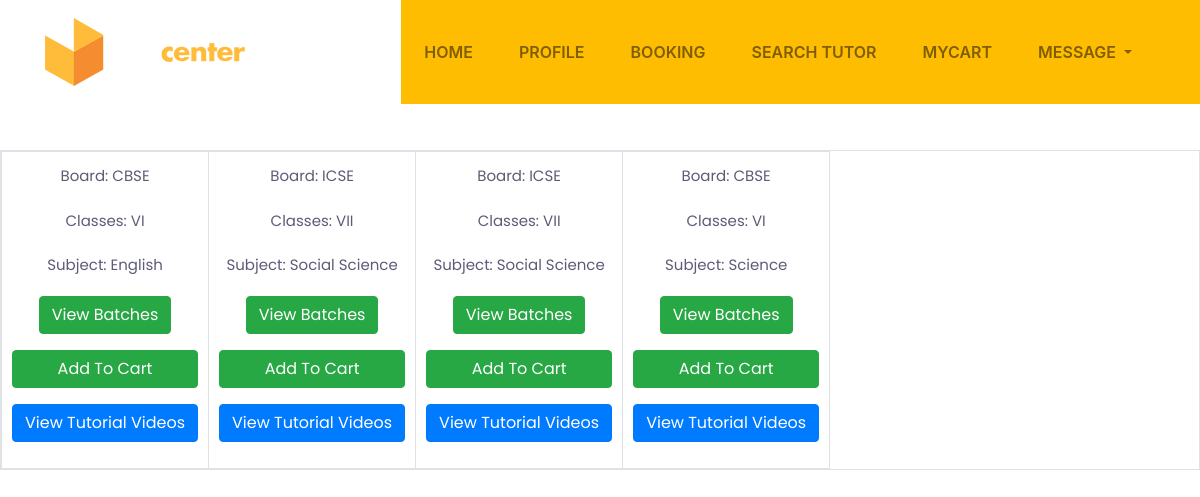
The app's page /project/Parent/viewdetails.php?tid=4 (signed in) with its own data.
### tables this page shows
CREATE TABLE `tbl_tutorsubjects` (
  `tutorsubject_id` int(11) NOT NULL auto_increment,
  `subject_id` varchar(100) NOT NULL,
  `tutor_id` int(11) NOT NULL,
  `subject_rate` varchar(50) NOT NULL,
  PRIMARY KEY  (`tutorsubject_id`)
);

CREATE TABLE `tbl_board` (
  `board_id` int(11) NOT NULL auto_increment,
  `board_name` varchar(50) NOT NULL,
  PRIMARY KEY  (`board_id`)
);

CREATE TABLE `tbl_class` (
  `class_id` int(11) NOT NULL auto_increment,
  `class_name` varchar(50) NOT NULL,
  PRIMARY KEY  (`class_id`)
);

CREATE TABLE `tbl_subject` (
  `subject_id` int(11) NOT NULL auto_increment,
  `subject_name` varchar(50) NOT NULL,
  `class_id` int(11) NOT NULL,
  `board_id` int(11) NOT NULL,
  PRIMARY KEY  (`subject_id`)
);

### project/Parent/viewdetails.php (the view, shortened to what this page needs)
<?php
 include("Header.php");
?>
<!DOCTYPE html PUBLIC "-//W3C//DTD XHTML 1.0 Transitional//EN" "http://www.w3.org/TR/xhtml1/DTD/xhtml1-transitional.dtd">
<html xmlns="http://www.w3.org/1999/xhtml">
<head>
<link rel="stylesheet" href="https://maxcdn.bootstrapcdn.com/bootstrap/4.5.2/css/bootstrap.min.css">
</head>
<body>
<table class="table table-bordered table-responsive" align="center" style="margin-top:150px;">
    <tr>
        <?php
        $selQry = "select * from tbl_tutorsubjects ts inner join tbl_subject s on ts.subject_id=s.subject_id inner join tbl_board b on s.board_id=b.board_id inner join tbl_class c on s.class_id=c.class_id  where ts.tutor_id=" . $_GET['tid'] . "";
        $data = mysql_query($selQry);
        while ($row = mysql_fetch_array($data)) {
        ?>
            <td class="text-center border" style="margin: 22px; padding: 10px;font-family:'Times New Roman', Times, serif;">
                <p>Board: <?php echo $row["board_name"]; ?></p>
                <p>Classes: <?php echo $row["class_name"]; ?></p>
                <p>Subject: <?php echo $row["subject_name"]; ?></p>
                <p><a href="viewbatchdetails.php?vid=<?php echo $row["tutorsubject_id"] ?>" class="btn btn-success">view batches</a></p>
                <p><a href="javascript:void(0)" onclick="addCart('<?php echo $row["tutorsubject_id"]; ?>')" class="btn btn-success btn-block">Add to Cart</a></p>
                <p><a href="viewtutorvideos.php?sub=<?php echo $row["subject_id"] ?>&tid=<?php echo $row["tutor_id"] ?>" class="btn btn-primary">View Tutorial Videos</a></p>
            </td>
        <?php
        }
        ?>
    </tr>
</table>
<p>&nbsp;</p>
</body>
</html>

### project/assets/Template/Main/css/style.css (style rules this page uses)
body { line-height: 1.2; font-family: "Poppins", sans-serif; -webkit-font-smoothing: antialiased; font-size: 15px; color: #5c5c77; }
p, .paragraph { font-weight: 400; color: #5c5c77; font-size: 15px; line-height: 1.9; font-family: "Poppins", sans-serif; }
.btn { font-size: 16px; font-family: "Poppins", sans-serif; text-transform: capitalize; padding: 15px 40px; border-radius: 0; font-weight: 500; border: 0; position: relative; z-index: 1; transition: .2s ease; overflow: hidden; }
.btn::before { position: absolute; content: ""; height: 80%; width: 100%; left: 0; bottom: 10%; z-index: -1; transition: -webkit-transform .2s ease-in-out; transition: transform .2s ease-in-out; transition: transform .2s ease-in-out, -webkit-transform .2s ease-in-out; -webkit-transform-origin: top; transform-origin: top; -webkit-transform: scaleY(0); transform: scaleY(0); }
.btn-primary { background:#ffbd01; color: #fff; }
.btn-primary::before { background: #fff; }
body { overflow-x: hidden; background-image: url('../assets/Template/Main/images/bg1.png'); }
a { color: #ffbd01; }
a, a:hover, a:focus { text-decoration: none; }
a, button, select { cursor: pointer; transition: .2s ease; }

### records on screen
tbl_tutorsubjects: tbl_board.board_name "CBSE", tbl_class.class_name "VI", subject.subject_name "English"
tbl_tutorsubjects: tbl_board.board_name "ICSE", tbl_class.class_name "VII", subject.subject_name "Social Science"
tbl_tutorsubjects: tbl_board.board_name "ICSE", tbl_class.class_name "VII", subject.subject_name "Social Science"
tbl_tutorsubjects: tbl_board.board_name "CBSE", tbl_class.class_name "VI", subject.subject_name "Science"
